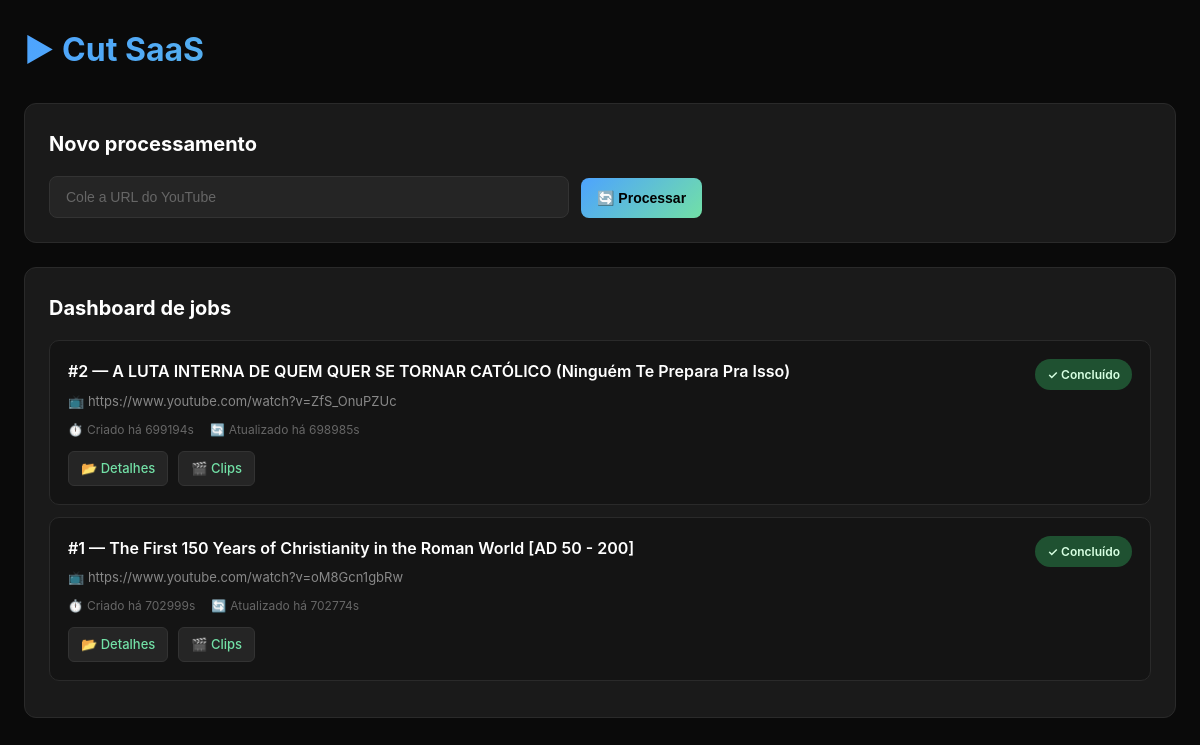
Before: / with the older database file.
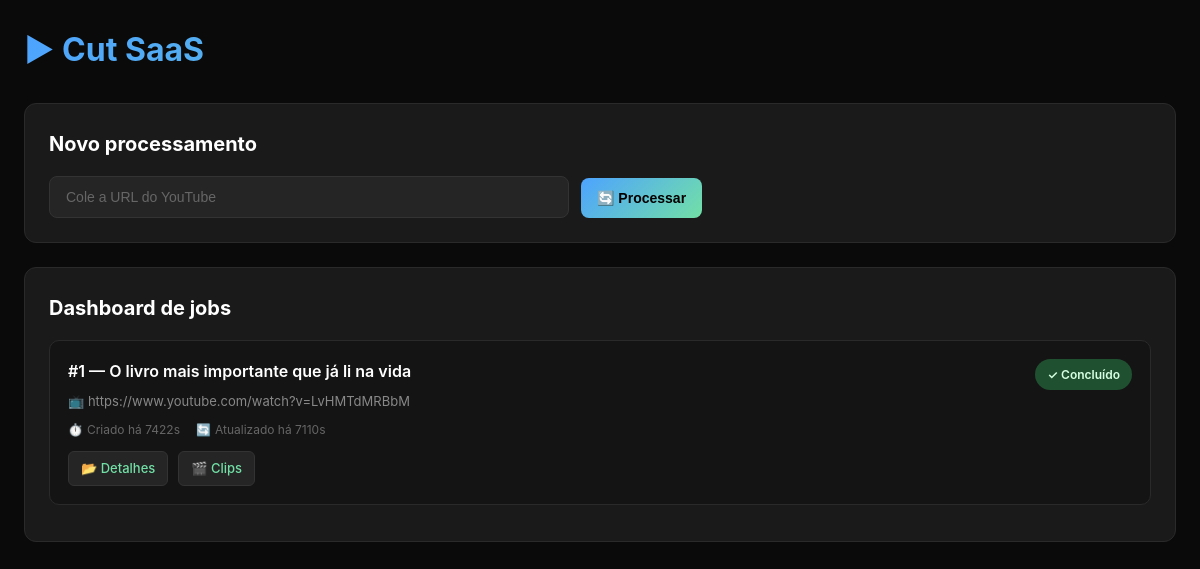
After: the same page with the newer database file.
### app/models/job.py (models this page shows, shortened)
class Job(Base):
    __tablename__ = "jobs"
    id = Column(Integer, primary_key=True, index=True)
    source_type = Column(String, nullable=False)
    source_value = Column(Text, nullable=False)
    status = Column(String, default="pending", nullable=False)
    title = Column(String, nullable=True)
    video_path = Column(String, nullable=True)
    audio_path = Column(String, nullable=True)
    transcript_path = Column(String, nullable=True)
    result_path = Column(String, nullable=True)
    error_message = Column(Text, nullable=True)
    created_at = Column(DateTime(timezone=True), server_default=func.now())
    updated_at = Column(DateTime(timezone=True), server_default=func.now(), onupdate=func.now())

### app/web/routes_pages.py (the view)
@router.get("/")
def home(request: Request, db: Session = Depends(get_db)):
    recent_jobs = (
        db.query(Job)
        .order_by(Job.created_at.desc())
        .limit(20)
        .all()
    )
    return templates.TemplateResponse(
        request,
        "index.html",
        {
            "recent_jobs": recent_jobs,
            "now": datetime.utcnow(),
            "auto_refresh": has_active_jobs(recent_jobs),
        },
    )

### app/templates/index.html (shortened to what this page needs)
<!DOCTYPE html>
<html lang="pt-BR">
<head>
</head>
<body>
  <h1>▶ Cut SaaS</h1>
  <div class="card">
    <h2>Novo processamento</h2>
    <form method="post" action="/web/jobs/create" class="form-group">
      <input type="url" name="url" placeholder="Cole a URL do YouTube" required />
      <button type="submit">🔄 Processar</button>
    </form>
  </div>
  <div class="card">
    <h2>Dashboard de jobs</h2>
    {% if recent_jobs %}
      {% for job in recent_jobs %}
        <div class="job">
          <div class="job-header">
            <div class="job-info">
              <div class="job-title">#{{ job.id }} — {{ job.title or "Sem título ainda" }}</div>
              <div class="job-source">📺 {{ job.source_value }}</div>
              <div class="job-meta">
                <div class="meta-item">
                  ⏱️ <span>Criado há {{ (now - job.created_at).total_seconds() | int }}s</span>
                </div>
                {% if job.status != "pending" %}
                <div class="meta-item">
                  🔄 <span>Atualizado há {{ (now - job.updated_at).total_seconds() | int }}s</span>
                </div>
                {% endif %}
              </div>
            </div>
            <div>
              {% if job.status == "done" %}
                <span class="status-badge status-done">✓ {{ job.status_label }}</span>
              {% elif job.status == "failed" %}
                <span class="status-badge status-failed">✗ {{ job.status_label }}</span>
              {% else %}
                <span class="status-badge status-active">⟳ {{ job.status_label }}</span>
              {% endif %}
            </div>
          </div>
          <div class="actions">
            <a href="/jobs/{{ job.id }}/view">📂 Detalhes</a>
            {% if job.status == "done" %}
            <a href="/jobs/{{ job.id }}/view">🎬 Clips</a>
            {% endif %}
          </div>
        </div>
      {% endfor %}
    {% else %}
      <div class="empty-state">
        <p>Nenhum job ainda. Comece processando um vídeo do YouTube!</p>
      </div>
    {% endif %}
  </div>
</body>
</html>

### app/templates/index.html (style rules this page uses)
* { box-sizing: border-box; }
body { font-family: -apple-system, BlinkMacSystemFont, "Segoe UI", Roboto, "Helvetica Neue", Arial, sans-serif; margin: 0; padding: 24px; background: #0a0a0a; color: #e0e0e0; line-height: 1.6; }
h1 { margin-top: 0; margin-bottom: 28px; font-size: 32px; background: linear-gradient(135deg, #4da3ff, #72e0a6); -webkit-background-clip: text; -webkit-text-fill-color: transparent; background-clip: text; }
.card { background: #1a1a1a; padding: 24px; border-radius: 12px; margin-bottom: 24px; border: 1px solid #2a2a2a; }
h2 { margin-top: 0; margin-bottom: 16px; font-size: 20px; color: #fff; }
input, button { padding: 12px 16px; border-radius: 8px; border: 1px solid #333; font-size: 14px; transition: all 0.2s ease; }
input { width: 100%; max-width: 520px; background: #252525; color: #fff; }
input::placeholder { color: #666; }
button { cursor: pointer; background: linear-gradient(135deg, #4da3ff, #72e0a6); color: #000; font-weight: 600; border: none; }
a { color: #72e0a6; text-decoration: none; font-weight: 500; transition: color 0.2s ease; }
.job { padding: 18px; margin-bottom: 12px; background: #141414; border: 1px solid #2a2a2a; border-radius: 10px; transition: all 0.2s ease; }
.job-header { display: flex; justify-content: space-between; gap: 16px; align-items: flex-start; margin-bottom: 12px; flex-wrap: wrap; }
.job-info { flex: 1; min-width: 200px; }
.job-title { font-weight: 600; font-size: 16px; margin-bottom: 6px; color: #fff; }
.job-source { font-size: 13px; color: #888; margin-bottom: 8px; word-break: break-all; }
.job-meta { font-size: 12px; color: #666; display: flex; gap: 16px; flex-wrap: wrap; }
.meta-item { display: flex; align-items: center; gap: 4px; }
.status-badge { display: inline-block; padding: 6px 12px; border-radius: 20px; font-size: 12px; font-weight: 600; background: #2a2a2a; color: #aaa; white-space: nowrap; }
.status-done { background: #1f5131; color: #d7ffe2; }
.actions { margin-top: 12px; display: flex; gap: 10px; flex-wrap: wrap; }
.actions a { display: inline-flex; align-items: center; gap: 4px; padding: 6px 12px; background: #252525; border-radius: 6px; font-size: 13px; transition: all 0.2s ease; border: 1px solid #333; }
.form-group { display: flex; gap: 12px; flex-wrap: wrap; align-items: flex-end; }

Changed rows visible on the page:
removed Job: id "2", title "A LUTA INTERNA DE QUEM QUER SE TORNAR CATÓLICO (Ninguém Te Prepara Pra Isso)", source_value "https://www.youtube.com/watch?v=ZfS_OnuPZUc", (now-job.created_at).total_seconds()|int "699194", (now-job.updated_at).total_seconds()|int "698985", status_label "Concluído"
changed Job "Concluído": title "The First 150 Years of Christianity in the Roman World [AD 50 - 200]" → "O livro mais importante que já li na vida"; source_value "https://www.youtube.com/watch?v=oM8Gcn1gbRw" → "https://www.youtube.com/watch?v=LvHMTdMRBbM"; (now-job.created_at).total_seconds()|int "702999" → "7422"; (now-job.updated_at).total_seconds()|int "702774" → "7110"
